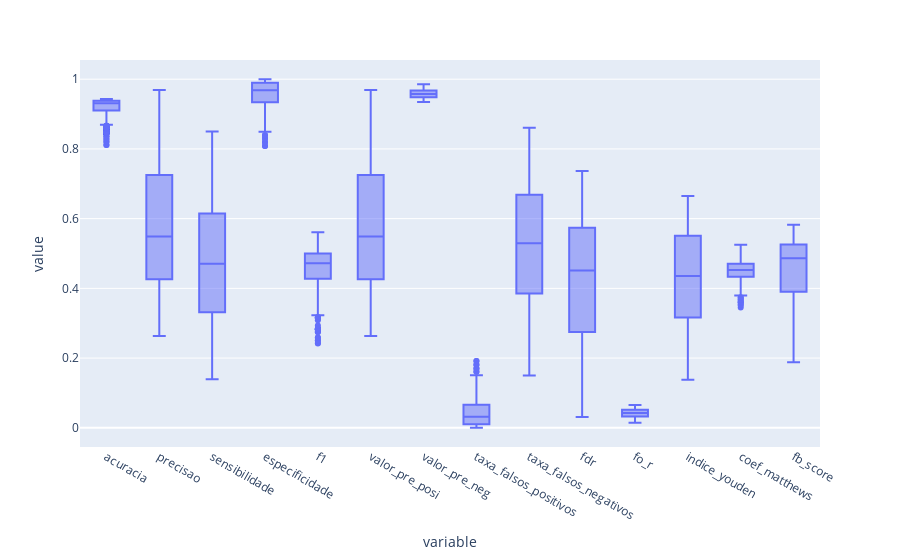

Notebook code cell kept with this figure:
### Code cell
# Selecionar colunas a partir da quinta
colunas = grade_thresholds.columns[5:-3]

# Criar um gráfico de boxplot para as colunas selecionadas
fig = px.box(grade_thresholds, y=colunas)
fig.show()

### Figure 1 — Plotly figure (JSON) as saved in the notebook; plotly's stock layout.template omitted (floating-point values rounded to 4 significant figures; data arrays with more than 128 entries replaced by an {"elided": "..."} marker saying what was removed)
{"data": [{"alignmentgroup": "True", "hovertemplate": "variable=%{x}<br>value=%{y}<extra></extra>", "legendgroup": "", "marker": {"color": "#636efa"}, "name": "", "notched": false, "offsetgroup": "", "orientation": "v", "showlegend": false, "type": "box", "x": {"elided": "10206 str values"}, "x0": " ", "xaxis": "x", "y": {"elided": "10206 float values"}, "y0": " ", "yaxis": "y"}], "layout": {"boxmode": "group", "legend": {"tracegroupgap": 0}, "margin": {"t": 60}, "xaxis": {"anchor": "y", "domain": [0, 1], "title": {"text": "variable"}}, "yaxis": {"anchor": "x", "domain": [0, 1], "title": {"text": "value"}}}}
